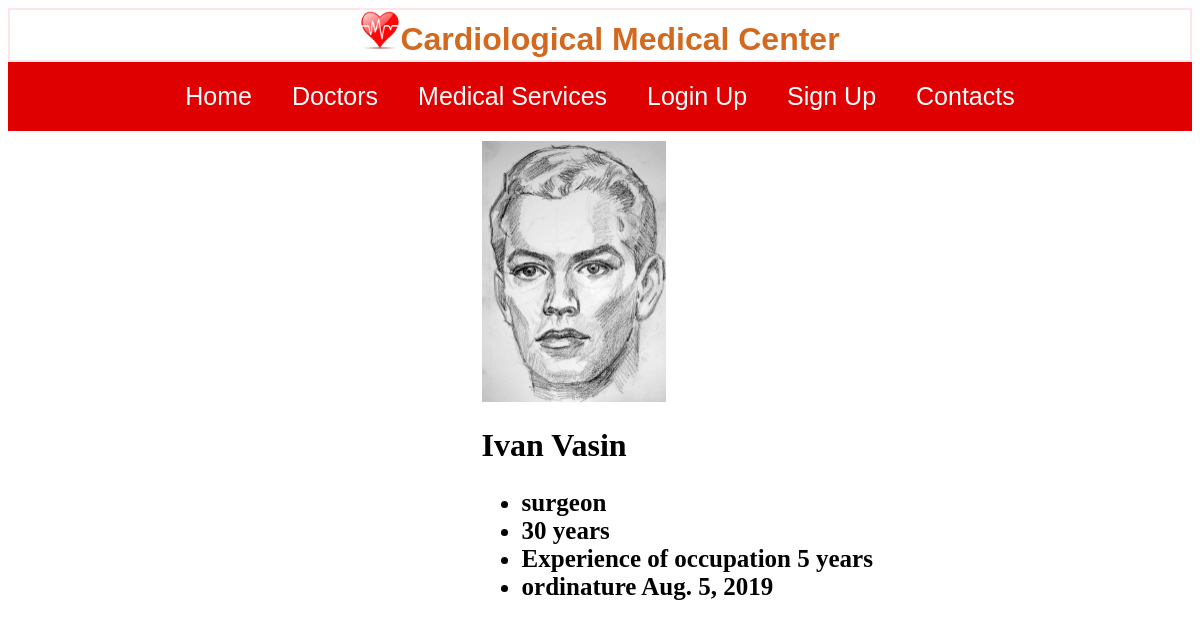
The page /staffer/person/Vasin on the database its author committed.
### staffs/models.py (models this page shows, shortened)
class Staffer(models.Model):
    object = models.Manager()
    first_name = models.CharField(max_length=50, default='')
    last_name = models.CharField(max_length=50, default='')
    age = models.IntegerField(default=0)
    slug = models.SlugField(max_length=50, default='')
    mobile = models.CharField(max_length=50, blank=True)
    email = models.EmailField(max_length=50, blank=True)
    position = models.CharField(max_length=50, default='')
    occupation = models.CharField(max_length=50, default='')
    specialization = models.CharField(max_length=50, default='')
    work_experience = models.IntegerField(default=0)
    education = models.ForeignKey(Education, null=True, on_delete=models.SET_NULL)
    scientific_degree = models.CharField(max_length=100, default='')
    dismissed = models.BooleanField(default=False)
    img = models.ImageField(upload_to="media/images/",  height_field=None, width_field=None, max_length=100)

class Education(models.Model):
    study = models.CharField(max_length=100, default='')
    data = models.DateField()
    place = models.CharField(max_length=100, default='')
    def __str__(self):
        return self.study

### staffs/views.py (the view)
# urls.py: url(r'person/(?P<slug>\w+)$', Persons.as_view(), name='persons'),
class Persons(PersonDetailMixin, TemplateView):
    Object = Staffer
    template = 'hospital/person.html'

### staffs/utils.py (called while the page is built)
    def get(self, request, slug):
        ob = get_object_or_404(self.Object, slug__iexact=slug)
        return render(request, self.template, {'objects': ob})

### templates/hospital/person.html (shortened to what this page needs)
{% extends "hospital/home.html" %}
{% load static %}
    {% block title %}
	<link rel="stylesheet" href="{% static '../static/bootstrap/css/spec.css' %}">
	<link rel="stylesheet" href="{% static '../static/bootstrap/css/flex.css' %}">
{% endblock %}
{% block content %}
<img src="{{objects.img.url}}" id="picture_image">
<h1 id="spec_head">{{objects.first_name}}  {{objects.last_name}} </h1>
<ul class="lst">
<li >{{objects.occupation}}{{objects.image}}</li>
<li >{{objects.age}} years</li>
<li > Experience of occupation   {{objects.work_experience}}  years</li>
<li >{{objects.education}} {{objects.education.data}} </li>
</ul>
{% endblock %}

### rows shown on the page
Staffer: img (picture), first_name "Ivan", last_name "Vasin", occupation "surgeon", age "30", work_experience "5", education "ordinature", education.data "Aug. 5, 2019"
